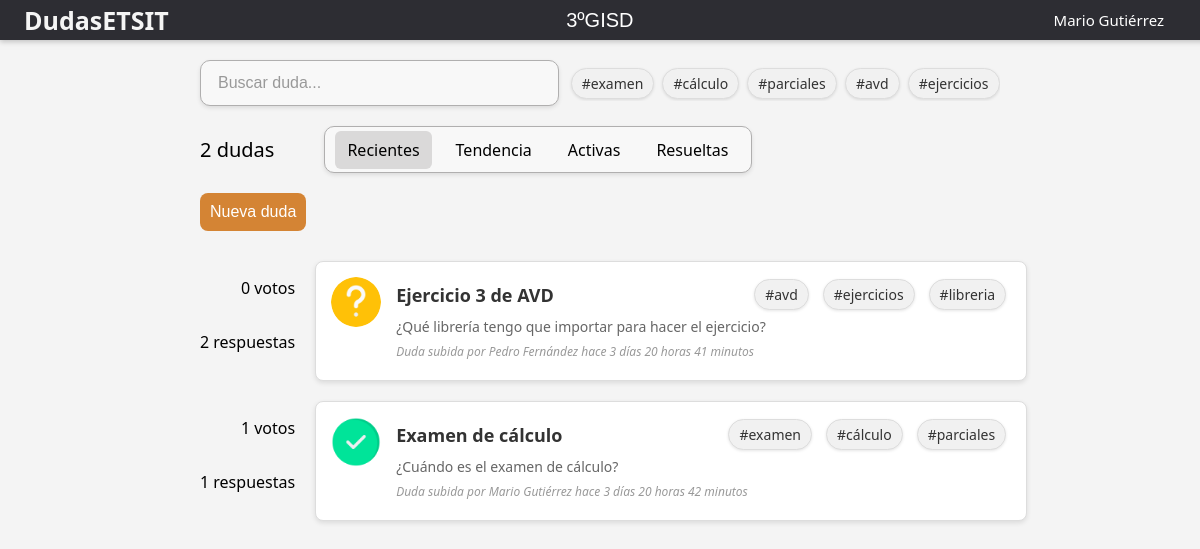
The app's page /3ºGISD/home (signed in) with its own data.
### app.py (models this page shows, shortened)
class User(UserMixin, db.Model):
    __tablename__ = 'user'
    id = db.Column(db.Integer, primary_key=True)
    username = db.Column(db.String(150), unique=True, nullable=False)
    password = db.Column(db.LargeBinary, nullable=False)
    email = db.Column(db.String(150), unique=True, nullable=False)
    messages = db.relationship('Message', backref=db.backref('user', lazy=True))
    group_id = db.Column(db.Integer, db.ForeignKey('group.id'), nullable=False)
    issues = db.relationship('Issue', backref=db.backref('user', lazy=True))

class Tag(db.Model):
    __tablename__ = 'tag'
    id = db.Column(db.Integer, primary_key=True)
    name = db.Column(db.String(100), unique=True, nullable=False)
    issues = db.relationship('Issue', secondary='issue_tags', backref=db.backref('tags', lazy=True))

class Issue(db.Model):
    __tablename__ = 'issue'
    id = db.Column(db.Integer, primary_key=True)
    title = db.Column(db.String(150), nullable=False)
    description = db.Column(db.String(500))
    created_at = db.Column(db.DateTime, default=datetime.now())
    modified_at = db.Column(db.DateTime, default=datetime.now())
    resolved = db.Column(db.Boolean, default=False)
    user_id = db.Column(db.Integer, db.ForeignKey('user.id'), nullable=False)
    group_id = db.Column(db.Integer, db.ForeignKey('group.id'), nullable=False)
    votes = db.Column(db.Integer, default=0)
    voters = db.relationship('User', secondary='issue_votes', backref=db.backref('voted_issues', lazy=True))
    @property
    def time_since_created(self):
        now = datetime.now()
        delta = relativedelta(now, self.created_at)
        time_str = ""
        if delta.years > 0:
            time_str += f"{delta.years} año{'s' if delta.years > 1 else ''} "
        if delta.months > 0:
            time_str += f"{delta.months} mes{'es' if delta.months > 1 else ''} "
        if delta.days > 0:
            time_str += f"{delta.days} día{'s' if delta.days > 1 else ''} "
        if delta.hours > 0:
            time_str += f"{delta.hours} hora{'s' if delta.hours > 1 else ''} "
        if delta.minutes > 0:
            time_str += f"{delta.minutes} minuto{'s' if delta.minutes > 1 else ''} "
        if delta.seconds > 0 and time_str == "":
            time_str += f"{delta.seconds} segundo{'s' if delta.seconds > 1 else ''}"
        if time_str == "":
            return "muy poco"
        return f"{time_str.strip()}"

### app.py (the view)
@app.route('/<group>/home', methods=['GET'])
def home_get(group):
    query = request.args.get('q', '').strip()
    sort_field = request.args.get('sort_field', 'recientes')
    group_id = Group.query.filter_by(name=group).first().id
    groups = Group.query.with_entities(Group.name).all()
    base_query = Issue.query.filter(
        Issue.group_id == group_id,
        or_(
            Issue.title.ilike(f"%{query}%"),
            Issue.description.ilike(f"%{query}%"),
            Issue.tags.any(Tag.name.ilike(f"%{query}%"))
        )
    )
    if sort_field == 'recientes':
        issues = base_query.order_by(Issue.created_at.desc()).all()
    elif sort_field == 'tendencia':
        issues = base_query.order_by(Issue.votes.desc(), Issue.created_at.desc()).all()
    elif sort_field == 'activas':
        latest_message = aliased(Message)
        issues = base_query.join(latest_message, latest_message.issue_id == Issue.id).order_by(desc(latest_message.created_at)).filter(Issue.resolved == False).all()
    elif sort_field == 'resueltas':
        issues = base_query.filter(Issue.resolved == True).order_by(Issue.created_at.desc()).all()
    else:
        issues = base_query.all()
    num_messages = {}
    tags = {}
    issues_unfiltered = db.session.query(Issue).all()
    for issue in issues_unfiltered:
        messages = Message.query.filter_by(issue_id=issue.id).all()
        num_messages[issue.id] = len(messages)
        for tag in issue.tags:
            tags[tag] = tags.get(tag, 0) + 1
    tags = dict(sorted(tags.items(), key=lambda item: item[1], reverse=True))
    return render_template('home.html', sort_field=sort_field, groups=groups, group=group, issues=issues, num_messages=num_messages, tags=tags, query=query)

### app.py (called while the page is built)
@login_manager.user_loader
def load_user(user_id):
    return User.query.get(int(user_id))

### templates/home.html (shortened to what this page needs)
<!DOCTYPE html>
<html>
<head>
</head>
<body>
    <div class="top-bar">
        <h3 onclick="window.location.href='{{ url_for('home_get', group=group) }}'" class="title">DudasETSIT</h3>
        <select onchange="window.location.href='/' + this.value + '/home'">
            <optgroup label="GISD">
            {% for group_option in groups %}
                {% if 'GISD' in group_option[0] %}
                    <option value="{{ group_option[0] }}" {% if group_option[0] == group %}selected{% endif %}>
                        {{ group_option[0] }}
                    </option>
                {% endif %}
            {% endfor %}
            </optgroup>
        </select>
        {% if current_user.is_authenticated %}
            <div class="user-info">
                <span class="username" id="username">{{ current_user.username }}</span>
            </div>
        {% else %}
            <div class="user-info">
            </div>
        {% endif %}
    </div>
    <div class="search-area">
        <div class="search-bar">
            <input type="text" placeholder="Buscar duda..." id="search-input">
        </div>
        <div class="tags">
            {% for tag in tags %}
            <span class="tag">#{{ tag.name }}</span>
            {% endfor %}
        </div>
    </div>
    <div class="filters">
        <p class="issues-number">{{ issues|length }} dudas</p>
        <div class="filters-container">
            <p class="{{ 'active' if sort_field == 'recientes' else '' }}" onclick="window.location.href='{{ url_for('home_get', group=group, sort_field='recientes', q=query) }}'">Recientes</p>
            <p class="{{ 'active' if sort_field == 'tendencia' else '' }}" onclick="window.location.href='{{ url_for('home_get', group=group, sort_field='tendencia', q=query) }}'">Tendencia</p>
            <p class="{{ 'active' if sort_field == 'activas' else '' }}"onclick="window.location.href='{{ url_for('home_get', group=group, sort_field='activas', q=query) }}'">Activas</p>
            <p class="{{ 'active' if sort_field == 'resueltas' else '' }}" onclick="window.location.href='{{ url_for('home_get', group=group, sort_field='resueltas', q=query) }}'">Resueltas</p>
        </div>
    </div>
    {% if current_user.is_authenticated %}
        <div class="new-issue">
            <button onclick="unleashForm()">Nueva duda</button>
        </div>
    {% else %}
        <div class="new-issue">
            <button onclick="window.location.href='{{ url_for('login') }}'">Nueva duda</button>
        </div>
    {% endif %}
    <div class="issues-container">
        {% for issue in issues %}
            <div class="issue-container">
                <div id="rating">
                    <p id="votes-{{ issue.id }}">{{ issue.votes }} votos</p>
                    <p>{{ num_messages[issue.id] }} respuestas</p>
                </div>
                <div class="issue-item">
                    <img
                        src="{% if issue.resolved %}../static/resolved_true.png{% else %}../static/resolved_false.png{% endif %}"
                        alt="{% if issue.resolved %}Duda resuelta{% else %}Duda no resuelta{% endif %}"
                        class="issue-image">
                    <div class="issue-content">
                        <div class="issue-header">
                            <h3 onclick="joinRoom(this)" data-room="{{ issue.id }}">{{ issue.title }}</h3>
                            <div class="tags-container">
                                {% for tag in issue.tags %}
                                    <span class="tag">#{{ tag.name }}</span>
                                {% endfor %}
                            </div>
                        </div>
                        <p> {{ issue.description|safe }} </p>
                        <p><i>Duda subida por {{ issue.user.username }} hace {{ issue.time_since_created }}</i></p>
                    </div>
                </div>
            </div>
        {% endfor %}
    </div>
</body>
</html>

### templates/home.html (style rules this page uses)
body { font-family: 'Segoe UI', Tahoma, Geneva, Verdana, sans-serif; background-color: #f4f4f4; margin: 0; padding: 0; }
.top-bar { display: flex; justify-content: space-between; align-items: center; background-color: #2d2d33; color: #f5f5f5; position: fixed; top: 0; width: 100%; height: 40px; z-index: 8; left: 0; padding: 0 2%; box-shadow: 0 2px 5px rgba(0, 0, 0, 0.2); }
.title { font-size: 25px; font-weight: bold; cursor: pointer; }
.user-info { font-size: 15px; margin-right: 5%; position: relative; }
.user-info span { color: white; }
select { padding: 10px; font-size: 20px; background-color: transparent; color: white; border: none; outline: none; appearance: none; cursor: pointer; transition: background-color 0.3s ease, border 0.3s ease; }
optgroup { font-weight: bold; font-size: 16px; color: #333; }
option { font-size: 16px; padding: 10px; background-color: #fff; color: #333; border: none; cursor: pointer; transition: background-color 0.3s ease; }
select option:checked { background-color: #d48434; color: #fff; }
.search-area { display: flex; align-items: center; justify-content: flex-start; gap: 10px; margin-top: 60px; max-width: 800px; margin-left: auto; margin-right: auto; }
.search-bar { display: flex; align-items: center; width: 400px; border: 1px solid #b0afaf; border-radius: 10px; padding: 8px 12px; background-color: #f8f8f8; box-shadow: 0 2px 4px rgba(0, 0, 0, 0.1); transition: box-shadow 0.2s ease-in-out; }
.search-bar input { flex: 1; border: none; outline: none; background: transparent; font-size: 16px; padding: 5px; }
.search-bar input::placeholder { color: #999; }
.tags { overflow: hidden; white-space: nowrap; }
.tags .tag { text-overflow: ellipsis; }
.filters { margin-top: 10px; display: flex; gap: 50px; align-items: center; }
.issues-number { font-size: 20px; }
.filters-container { display: flex; gap: 12px; border: 1px solid #b0afaf; border-radius: 10px; height: 45px; padding: 0 10px; align-items: center; background-color: #f8f8f8; box-shadow: 0 2px 4px rgba(0, 0, 0, 0.1); transition: box-shadow 0.2s ease-in-out; }
.filters-container p { padding: 8px 12px; border-radius: 6px; transition: background-color 0.3s ease; }
.filters-container p.active { background-color: #dad9d9; }
.new-issue { margin-top: 10px; max-width: auto; margin-left: auto; margin-right: auto; }
.new-issue button { padding: 10px; background-color: #d48434; color: white; border: none; border-radius: 8px; font-size: 16px; cursor: pointer; transition: background 0.3s, transform 0.2s; }
.tag { display: inline-flex; align-items: center; background-color: #f1f1f1; padding: 5px 10px; margin: 2px; border-radius: 15px; font-size: 14px; box-shadow: 0 1px 3px rgba(0,0,0,0.1); }
.issues-container { display: flex; flex-direction: column; gap: 20px; padding: 20px; max-width: 800px; margin: 10px auto; }
.issue-container { display: flex; gap: 20px; }
#rating { display: flex; flex-direction: column; height: 80px; align-items: flex-end; width: 15%; white-space: nowrap; }
.issue-item { display: flex; align-items: flex-start; gap: 15px; border: 1px solid #ddd; padding: 15px; border-radius: 8px; background-color: white; box-shadow: 0 2px 5px rgba(0, 0, 0, 0.1); transition: transform 0.2s, box-shadow 0.2s; min-width: 85%; max-width: 85%; }
.issue-image { width: 50px; height: 50px; object-fit: cover; border-radius: 50%; }
.issue-content { flex: 1; max-width: 90%; word-wrap: break-word; overflow-wrap: break-word; }
.issue-header { display: flex; justify-content: space-between; align-items: center; gap: 20px; }
.tags-container { display: flex; gap: 10px; flex-wrap: wrap; }
.tag { background-color: #f1f1f1; padding: 5px 10px; border-radius: 20px; font-size: 14px; color: #333; border: 1px solid #ddd; }
.issue-content h3 { margin: 0; font-size: 18px; color: #333; cursor: pointer; transition: color 0.2s; }
.issue-content p { margin: 5px 0; color: #666; font-size: 14px; display: -webkit-box; -webkit-line-clamp: 2; -webkit-box-orient: vertical; overflow: hidden; text-overflow: ellipsis; }
.issue-content i { font-size: 12px; color: #999; }

### records on screen
User: username "Mario Gutiérrez"
Tag: name "examen"
Tag: name "cálculo"
Tag: name "parciales"
Tag: name "avd"
Tag: name "ejercicios"
Issue: votes "0", id "2", title "Ejercicio 3 de AVD", description "¿Qué librería tengo que importar para hacer el ejercicio?", user.username "Pedro Fernández", time_since_created "3 días 20 horas 41 minutos"
Tag: name "libreria"
Issue: votes "1", id "1", title "Examen de cálculo", description "¿Cuándo es el examen de cálculo?", user.username "Mario Gutiérrez", time_since_created "3 días 20 horas 42 minutos"

### other values on screen
{{ issues|length }} "2"
form field value "3ºGISD"
